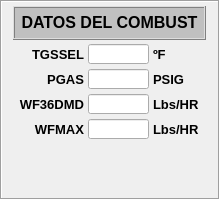
   <widget class="QFrame" name="Datos_Combustible">
    <property name="geometry">
     <rect>
      <x>1050</x>
      <y>235</y>
      <width>220</width>
      <height>200</height>
     </rect>
    </property>
    <property name="styleSheet">
     <string notr="true">background-color: none;</string>
    </property>
    <property name="frameShape">
     <enum>QFrame::Box</enum>
    </property>
    <property name="frameShadow">
     <enum>QFrame::Sunken</enum>
    </property>
    <layout class="QGridLayout" name="gridLayout_18">
     <property name="margin">
      <number>4</number>
     </property>
     <property name="spacing">
      <number>0</number>
     </property>
     <item row="0" column="0">
      <layout class="QVBoxLayout" name="verticalLayout_13">
       <property name="spacing">
        <number>4</number>
       </property>
       <item>
        <widget class="QFrame" name="frame_16">
         <property name="minimumSize">
          <size>
           <width>0</width>
           <height>34</height>
          </size>
         </property>
         <property name="maximumSize">
          <size>
           <width>16777215</width>
           <height>34</height>
          </size>
         </property>
         <property name="styleSheet">
          <string notr="true">background-color: rgb(192, 192, 192);</string>
         </property>
         <property name="frameShape">
          <enum>QFrame::Box</enum>
         </property>
         <property name="frameShadow">
          <enum>QFrame::Raised</enum>
         </property>
         <layout class="QGridLayout" name="gridLayout_17">
          <property name="margin">
           <number>4</number>
          </property>
          <property name="spacing">
           <number>0</number>
          </property>
          <item row="0" column="0">
           <widget class="QLabel" name="label_15">
            <property name="minimumSize">
             <size>
              <width>181</width>
              <height>21</height>
             </size>
            </property>
            <property name="maximumSize">
             <size>
              <width>181</width>
              <height>21</height>
             </size>
            </property>
            <property name="font">
             <font>
              <pointsize>12</pointsize>
              <weight>75</weight>
              <bold>true</bold>
             </font>
            </property>
            <property name="text">
             <string>DATOS DEL COMBUST</string>
            </property>
            <property name="alignment">
             <set>Qt::AlignCenter</set>
            </property>
           </widget>
          </item>
         </layout>
        </widget>
       </item>
       <item>
        <layout class="QHBoxLayout" name="horizontalLayout_57">
         <item>
          <widget class="QLabel" name="label_47">
           <property name="minimumSize">
            <size>
             <width>71</width>
             <height>21</height>
            </size>
           </property>
           <property name="maximumSize">
            <size>
             <width>71</width>
             <height>21</height>
            </size>
           </property>
           <property name="font">
            <font>
             <pointsize>10</pointsize>
             <weight>75</weight>
             <bold>true</bold>
            </font>
           </property>
           <property name="text">
            <string>TGSSEL</string>
           </property>
           <property name="alignment">
            <set>Qt::AlignRight|Qt::AlignTrailing|Qt::AlignVCenter</set>
           </property>
          </widget>
         </item>
         <item>
          <widget class="QLineEdit" name="leDCTGS">
           <property name="minimumSize">
            <size>
             <width>61</width>
             <height>20</height>
            </size>
           </property>
           <property name="maximumSize">
            <size>
             <width>61</width>
             <height>20</height>
            </size>
           </property>
           <property name="font">
            <font>
             <kerning>true</kerning>
            </font>
           </property>
           <property name="cursor">
            <cursorShape>IBeamCursor</cursorShape>
           </property>
           <property name="autoFillBackground">
            <bool>false</bool>
           </property>
           <property name="frame">
            <bool>true</bool>
           </property>
          </widget>
         </item>
         <item>
          <widget class="QLabel" name="label_50">
           <property name="minimumSize">
            <size>
             <width>51</width>
             <height>21</height>
            </size>
           </property>
           <property name="maximumSize">
            <size>
             <width>51</width>
             <height>21</height>
            </size>
           </property>
           <property name="font">
            <font>
             <pointsize>10</pointsize>
             <weight>75</weight>
             <bold>true</bold>
            </font>
           </property>
           <property name="text">
            <string>ºF</string>
           </property>
           <property name="alignment">
            <set>Qt::AlignLeading|Qt::AlignLeft|Qt::AlignVCenter</set>
           </property>
          </widget>
         </item>
        </layout>
       </item>
       <item>
        <layout class="QHBoxLayout" name="horizontalLayout_58">
         <item>
          <widget class="QLabel" name="label_58">
           <property name="minimumSize">
            <size>
             <width>71</width>
             <height>21</height>
            </size>
           </property>
           <property name="maximumSize">
            <size>
             <width>71</width>
             <height>21</height>
            </size>
           </property>
           <property name="font">
            <font>
             <pointsize>10</pointsize>
             <weight>75</weight>
             <bold>true</bold>
            </font>
           </property>
           <property name="text">
            <string>PGAS</string>
           </property>
           <property name="alignment">
            <set>Qt::AlignRight|Qt::AlignTrailing|Qt::AlignVCenter</set>
           </property>
          </widget>
         </item>
         <item>
          <widget class="QLineEdit" name="leDCPG">
           <property name="minimumSize">
            <size>
             <width>61</width>
             <height>20</height>
            </size>
           </property>
           <property name="maximumSize">
            <size>
             <width>61</width>
             <height>20</height>
            </size>
           </property>
           <property name="font">
            <font>
             <kerning>true</kerning>
            </font>
           </property>
           <property name="cursor">
            <cursorShape>IBeamCursor</cursorShape>
           </property>
           <property name="autoFillBackground">
            <bool>false</bool>
           </property>
           <property name="frame">
            <bool>true</bool>
           </property>
          </widget>
         </item>
         <item>
          <widget class="QLabel" name="label_56">
           <property name="minimumSize">
            <size>
             <width>51</width>
             <height>21</height>
            </size>
           </property>
           <property name="maximumSize">
            <size>
             <width>51</width>
             <height>21</height>
            </size>
           </property>
           <property name="font">
            <font>
             <pointsize>10</pointsize>
             <weight>75</weight>
             <bold>true</bold>
            </font>
           </property>
           <property name="text">
            <string>PSIG</string>
           </property>
           <property name="alignment">
            <set>Qt::AlignLeading|Qt::AlignLeft|Qt::AlignVCenter</set>
           </property>
          </widget>
         </item>
        </layout>
       </item>
       <item>
        <layout class="QHBoxLayout" name="horizontalLayout_59">
         <item>
          <widget class="QLabel" name="label_59">
           <property name="minimumSize">
            <size>
             <width>71</width>
             <height>21</height>
            </size>
           </property>
           <property name="maximumSize">
            <size>
             <width>71</width>
             <height>21</height>
            </size>
           </property>
           <property name="font">
            <font>
             <pointsize>10</pointsize>
             <weight>75</weight>
             <bold>true</bold>
            </font>
           </property>
           <property name="text">
            <string>WF36DMD</string>
           </property>
           <property name="alignment">
            <set>Qt::AlignRight|Qt::AlignTrailing|Qt::AlignVCenter</set>
           </property>
          </widget>
         </item>
         <item>
          <widget class="QLineEdit" name="leDCWF36">
           <property name="minimumSize">
            <size>
             <width>61</width>
             <height>20</height>
            </size>
           </property>
           <property name="maximumSize">
            <size>
             <width>61</width>
             <height>20</height>
            </size>
           </property>
           <property name="font">
            <font>
             <kerning>true</kerning>
            </font>
           </property>
           <property name="cursor">
            <cursorShape>IBeamCursor</cursorShape>
           </property>
           <property name="autoFillBackground">
            <bool>false</bool>
           </property>
           <property name="frame">
            <bool>true</bool>
           </property>
          </widget>
         </item>
         <item>
          <widget class="QLabel" name="label_61">
           <property name="minimumSize">
            <size>
             <width>51</width>
             <height>21</height>
            </size>
           </property>
           <property name="maximumSize">
            <size>
             <width>51</width>
             <height>21</height>
            </size>
           </property>
           <property name="font">
            <font>
             <pointsize>10</pointsize>
             <weight>75</weight>
             <bold>true</bold>
            </font>
           </property>
           <property name="text">
            <string>Lbs/HR</string>
           </property>
           <property name="alignment">
            <set>Qt::AlignLeading|Qt::AlignLeft|Qt::AlignVCenter</set>
           </property>
          </widget>
         </item>
        </layout>
       </item>
       <item>
        <layout class="QHBoxLayout" name="horizontalLayout_60">
         <item>
          <widget class="QLabel" name="label_60">
           <property name="minimumSize">
            <size>
             <width>71</width>
             <height>21</height>
            </size>
           </property>
           <property name="maximumSize">
            <size>
             <width>71</width>
             <height>21</height>
            </size>
           </property>
           <property name="font">
            <font>
             <pointsize>10</pointsize>
             <weight>75</weight>
             <bold>true</bold>
            </font>
           </property>
           <property name="text">
            <string>WFMAX</string>
           </property>
           <property name="alignment">
            <set>Qt::AlignRight|Qt::AlignTrailing|Qt::AlignVCenter</set>
           </property>
          </widget>
         </item>
         <item>
          <widget class="QLineEdit" name="leDCWFM">
           <property name="minimumSize">
            <size>
             <width>61</width>
             <height>20</height>
            </size>
           </property>
           <property name="maximumSize">
            <size>
             <width>61</width>
             <height>20</height>
            </size>
           </property>
           <property name="font">
            <font>
             <kerning>true</kerning>
            </font>
           </property>
           <property name="cursor">
            <cursorShape>IBeamCursor</cursorShape>
           </property>
           <property name="autoFillBackground">
            <bool>false</bool>
           </property>
           <property name="frame">
            <bool>true</bool>
           </property>
          </widget>
         </item>
         <item>
          <widget class="QLabel" name="label_57">
           <property name="minimumSize">
            <size>
             <width>51</width>
             <height>21</height>
            </size>
           </property>
           <property name="maximumSize">
            <size>
             <width>51</width>
             <height>21</height>
            </size>
           </property>
           <property name="font">
            <font>
             <pointsize>10</pointsize>
             <weight>75</weight>
             <bold>true</bold>
            </font>
           </property>
           <property name="text">
            <string>Lbs/HR</string>
           </property>
           <property name="alignment">
            <set>Qt::AlignLeading|Qt::AlignLeft|Qt::AlignVCenter</set>
           </property>
          </widget>
         </item>
        </layout>
       </item>
       <item>
        <spacer name="verticalSpacer_2">
         <property name="orientation">
          <enum>Qt::Vertical</enum>
         </property>
         <property name="sizeHint" stdset="0">
          <size>
           <width>20</width>
           <height>18</height>
          </size>
         </property>
        </spacer>
       </item>
      </layout>
     </item>
    </layout>
   </widget>
